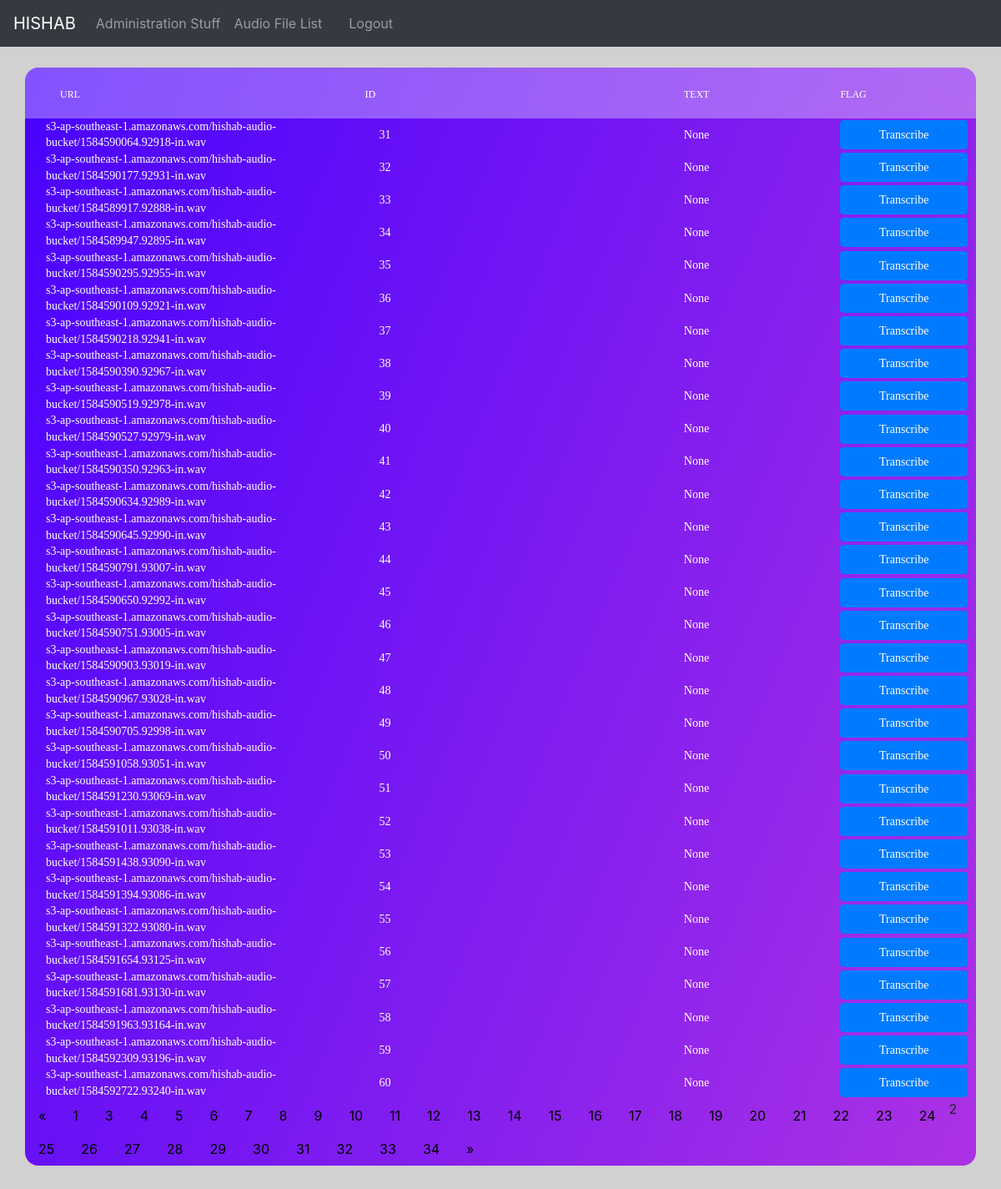
Page /list/?page=2 (signed in) on the committed database.
### myapp/models.py (models this page shows, shortened)
class TransWalk(models.Model):
    ASRid = models.AutoField(primary_key=True)
    Audio_File_Link = models.CharField(max_length=200, help_text='Audio Links', null=True, blank=True)
    audio_duration = models.BigIntegerField(blank=True, null=True)
    ASR_text = models.TextField(help_text='ASR Output', null=True, blank=True)
    Transcripted_Text = models.TextField(help_text='Most Recent Transcripted Text', null=True, blank=True)
    IsOpenFlag = models.BooleanField(default=False, null=True, blank=True)
    Updated_At = models.DateTimeField(auto_now_add=True, null=True, blank=True)
    Trans_Counter = models.IntegerField(default=0, null=True, blank=True)
    Transcribers_Checked = models.CharField(max_length=200, help_text='Usernames of the transcribers Who checked the specific audio', null=True, blank=True)
    click_timestamp = models.DateTimeField(auto_now_add=True, null=True, blank=True)
    caller_phone_number = models.CharField(max_length=15, help_text='Caller Phone Nyumber', null=True, blank=True)

### myapp/views.py (the view)
# urls.py: path('list/', views.audioList, name='list'),
def audioList(request):
    if request.user.is_authenticated:
        Max_timeout = 1800
        time = datetime.now()
        timestamp = datetime.timestamp(time)
        global test_counter
        test_counter = 3
        all_Items_list = TransWalk.objects.all()[:1000]
        for things in all_Items_list:
            if things.click_timestamp is not None:
                thingstimestamp = datetime.timestamp(things.click_timestamp)
                if (timestamp-thingstimestamp)>Max_timeout:
                    things.IsOpenFlag= False
                    things.save()
        paginator = Paginator(all_Items_list, 30)
        page_number = request.GET.get('page')
        page_obj = paginator.get_page(page_number)
        context = {
                    'all_items' : page_obj,
                    'test_counter' : test_counter
                  }
        return render(request, 'list.html', context)
    else:
        return redirect("login")

### templates/list.html (shortened to what this page needs)
{% extends 'base.html' %}
{% load static %}
{% block List_head %}
<link rel="stylesheet" type="text/css" href="{% static 'myapp/List/vendor/bootstrap/css/bootstrap.min.css' %}">
<link rel="stylesheet" type="text/css" href="{% static 'myapp/List/fonts/font-awesome-4.7.0/css/font-awesome.min.css' %}">
<link rel="stylesheet" type="text/css" href="{% static 'myapp/List/vendor/animate/animate.css' %}">
<link rel="stylesheet" type="text/css" href="{% static 'myapp/List/vendor/select2/select2.min.css' %}">
<link rel="stylesheet" type="text/css" href="{% static 'myapp/List/vendor/perfect-scrollbar/perfect-scrollbar.css' %}">
<link rel="stylesheet" type="text/css" href="{% static 'myapp/List/css/util.css' %}">
<link rel="stylesheet" type="text/css" href="{% static 'myapp/List/css/main.css' %}">
    {% endblock %}
{% block list %}
<br><br>
    {% if all_items %}
        <div class="limiter">
          <div class="container-table100">
            <div class="wrap-table100">
              <div class="table100 ver6 m-b-110">
                <table data-vertable="ver6">
                  <thead>
                    <tr class="row100 head">
                      <th class="column100 column1" data-column="column1">URL</th>
                      <th class="column100 column2" data-column="column2">ID</th>
                      <th class="column100 column3" data-column="column3">TEXT</th>
                      <th class="column100 column4" data-column="column4">FLAG</th>
                    </tr>
                  </thead>
                  <tbody>
                    {% for things in all_items %}
                      {% if not user.get_username in things.Transcribers_Checked %}
                        {% if things.Trans_Counter < test_counter %}
                          {% if things.IsOpenFlag == True %}
                            <tr class="row100">
                              <td class="column100 column2" data-column="column2">{{things.Audio_File_Link}}</td>
                              <td class="column100 column1" data-column="column1">{{things.ASRid}}</td>
                              <td class="column100 column3" data-column="column3">{{things.Transcripted_Text}}</td>
                              <td class="column100 column4" data-column="column4"><button type="button" style="font-size : 70%; width: 100%; height: 40px;" class="btn btn-danger">In Progress</button></td>
                            </tr>
                          {% elif things.IsOpenFlag == False %}
                            <tr>
                              <td class="column100 column2" data-column="column2">{{things.Audio_File_Link}}</td>
                              <td class="column100 column1" data-column="column1">{{things.ASRid}}</td>
                              <td class="column100 column3" data-column="column3">{{ things.Transcripted_Text }}</td>
                              <td class="column100 column4" data-column="column4"><a href="{% url 'transcribe' things.ASRid %}"><button type="button" style="font-size : 100%; width: 100%; height: 30%;" class="btn btn-primary">Transcribe</button></a></td>
                            </tr>
                          {% endif %}
                        {% endif %}
                      {% endif %}
                    {% endfor %}
                  </tbody>
                </table>
                {% if all_items.has_other_pages %}
                <ul class="pagination">
                    {% if all_items.has_previous %}
                      <li><a href="?page={{ all_items.previous_page_number }}">&laquo;</a></li>
                    {% else %}
                      <li class="disabled"><span>&laquo;</span></li>
                    {% endif %}
                    {% for i in all_items.paginator.page_range %}
                      {% if all_items.number == i %}
                        <li class="active"><span>{{ i }} <span class="sr-only">(current)</span></span></li>
                      {% else %}
                        <li><a href="?page={{ i }}">{{ i }}</a></li>
                      {% endif %}
                    {% endfor %}
                    {% if all_items.has_next %}
                      <li><a href="?page={{ all_items.next_page_number }}">&raquo;</a></li>
                    {% else %}
                      <li class="disabled"><span>&raquo;</span></li>
                    {% endif %}
                </ul>
                {% endif %}
              </div>
            </div>
          </div>
        </div>
    {% endif %}
{% endblock %}

### static/myapp/List/css/main.css (style rules this page uses)
* { margin: 0px; padding: 0px; box-sizing: border-box; }
body, html { height: 100%; font-family: sans-serif; }
a { margin: 0px; transition: all 0.4s; -webkit-transition: all 0.4s; -o-transition: all 0.4s; -moz-transition: all 0.4s; }
ul, li { margin: 0px; list-style-type: none; }
button { outline: none !important; border: none; background: transparent; }
.limiter { width: 100%; margin: 0 auto; }
.container-table100 { width: 100%; min-height: 100vh; background: #d1d1d1; display: -webkit-box; display: -webkit-flex; display: -moz-box; display: -ms-flexbox; display: flex; align-items: center; justify-content: center; flex-wrap: wrap; padding: 33px 30px; }
.wrap-table100 { width: 1300px; }
table { width: 100%; background-color: #fff; }
th, td { font-weight: unset; padding-right: 10px; }
.column100 { width: 130px; padding-left: 25px; }
.column100.column1 { width: 265px; padding-left: 42px; }
.row100.head th { padding-top: 24px; padding-bottom: 20px; }
.table100.ver6 { border-radius: 16px; overflow: hidden; background: #7918f2; background: -webkit-linear-gradient(-68deg, #ac32e4 , #4801ff); background: -o-linear-gradient(-68deg, #ac32e4 , #4801ff); background: -moz-linear-gradient(-68deg, #ac32e4 , #4801ff); background: linear-gradient(-68deg, #ac32e4 , #4801ff); }
.table100.ver6 table { background-color: transparent; }
.table100.ver6 td { font-family: Montserrat-Regular; font-size: 14px; color: #fff; line-height: 1.4; }
.table100.ver6 th { font-family: Montserrat-Medium; font-size: 12px; color: #fff; line-height: 1.4; text-transform: uppercase; background-color: rgba(255,255,255,0.32); }

### templates/list.html (style rules this page uses)
ul.pagination { display: inline-block; padding: 0; margin: 0; }
ul.pagination li { display: inline; }
ul.pagination li a { color: black; float: left; padding: 8px 16px; text-decoration: none; }

### rows in the picture
TransWalk: Audio_File_Link "s3-ap-southeast-1.amazonaws.com/hishab-audio-bucket/1584590064.92918-in.wav", ASRid "31", Transcripted_Text "None"
TransWalk: Audio_File_Link "s3-ap-southeast-1.amazonaws.com/hishab-audio-bucket/1584590177.92931-in.wav", ASRid "32", Transcripted_Text "None"
TransWalk: Audio_File_Link "s3-ap-southeast-1.amazonaws.com/hishab-audio-bucket/1584589917.92888-in.wav", ASRid "33", Transcripted_Text "None"
TransWalk: Audio_File_Link "s3-ap-southeast-1.amazonaws.com/hishab-audio-bucket/1584589947.92895-in.wav", ASRid "34", Transcripted_Text "None"
TransWalk: Audio_File_Link "s3-ap-southeast-1.amazonaws.com/hishab-audio-bucket/1584590295.92955-in.wav", ASRid "35", Transcripted_Text "None"
TransWalk: Audio_File_Link "s3-ap-southeast-1.amazonaws.com/hishab-audio-bucket/1584590109.92921-in.wav", ASRid "36", Transcripted_Text "None"
TransWalk: Audio_File_Link "s3-ap-southeast-1.amazonaws.com/hishab-audio-bucket/1584590218.92941-in.wav", ASRid "37", Transcripted_Text "None"
TransWalk: Audio_File_Link "s3-ap-southeast-1.amazonaws.com/hishab-audio-bucket/1584590390.92967-in.wav", ASRid "38", Transcripted_Text "None"
TransWalk: Audio_File_Link "s3-ap-southeast-1.amazonaws.com/hishab-audio-bucket/1584590519.92978-in.wav", ASRid "39", Transcripted_Text "None"
TransWalk: Audio_File_Link "s3-ap-southeast-1.amazonaws.com/hishab-audio-bucket/1584590527.92979-in.wav", ASRid "40", Transcripted_Text "None"
TransWalk: Audio_File_Link "s3-ap-southeast-1.amazonaws.com/hishab-audio-bucket/1584590350.92963-in.wav", ASRid "41", Transcripted_Text "None"
TransWalk: Audio_File_Link "s3-ap-southeast-1.amazonaws.com/hishab-audio-bucket/1584590634.92989-in.wav", ASRid "42", Transcripted_Text "None"
TransWalk: Audio_File_Link "s3-ap-southeast-1.amazonaws.com/hishab-audio-bucket/1584590645.92990-in.wav", ASRid "43", Transcripted_Text "None"
TransWalk: Audio_File_Link "s3-ap-southeast-1.amazonaws.com/hishab-audio-bucket/1584590791.93007-in.wav", ASRid "44", Transcripted_Text "None"
TransWalk: Audio_File_Link "s3-ap-southeast-1.amazonaws.com/hishab-audio-bucket/1584590650.92992-in.wav", ASRid "45", Transcripted_Text "None"
TransWalk: Audio_File_Link "s3-ap-southeast-1.amazonaws.com/hishab-audio-bucket/1584590751.93005-in.wav", ASRid "46", Transcripted_Text "None"
TransWalk: Audio_File_Link "s3-ap-southeast-1.amazonaws.com/hishab-audio-bucket/1584590903.93019-in.wav", ASRid "47", Transcripted_Text "None"
TransWalk: Audio_File_Link "s3-ap-southeast-1.amazonaws.com/hishab-audio-bucket/1584590967.93028-in.wav", ASRid "48", Transcripted_Text "None"
TransWalk: Audio_File_Link "s3-ap-southeast-1.amazonaws.com/hishab-audio-bucket/1584590705.92998-in.wav", ASRid "49", Transcripted_Text "None"
TransWalk: Audio_File_Link "s3-ap-southeast-1.amazonaws.com/hishab-audio-bucket/1584591058.93051-in.wav", ASRid "50", Transcripted_Text "None"
TransWalk: Audio_File_Link "s3-ap-southeast-1.amazonaws.com/hishab-audio-bucket/1584591230.93069-in.wav", ASRid "51", Transcripted_Text "None"
TransWalk: Audio_File_Link "s3-ap-southeast-1.amazonaws.com/hishab-audio-bucket/1584591011.93038-in.wav", ASRid "52", Transcripted_Text "None"
TransWalk: Audio_File_Link "s3-ap-southeast-1.amazonaws.com/hishab-audio-bucket/1584591438.93090-in.wav", ASRid "53", Transcripted_Text "None"
TransWalk: Audio_File_Link "s3-ap-southeast-1.amazonaws.com/hishab-audio-bucket/1584591394.93086-in.wav", ASRid "54", Transcripted_Text "None"
TransWalk: Audio_File_Link "s3-ap-southeast-1.amazonaws.com/hishab-audio-bucket/1584591322.93080-in.wav", ASRid "55", Transcripted_Text "None"
TransWalk: Audio_File_Link "s3-ap-southeast-1.amazonaws.com/hishab-audio-bucket/1584591654.93125-in.wav", ASRid "56", Transcripted_Text "None"
TransWalk: Audio_File_Link "s3-ap-southeast-1.amazonaws.com/hishab-audio-bucket/1584591681.93130-in.wav", ASRid "57", Transcripted_Text "None"
TransWalk: Audio_File_Link "s3-ap-southeast-1.amazonaws.com/hishab-audio-bucket/1584591963.93164-in.wav", ASRid "58", Transcripted_Text "None"
TransWalk: Audio_File_Link "s3-ap-southeast-1.amazonaws.com/hishab-audio-bucket/1584592309.93196-in.wav", ASRid "59", Transcripted_Text "None"
TransWalk: Audio_File_Link "s3-ap-southeast-1.amazonaws.com/hishab-audio-bucket/1584592722.93240-in.wav", ASRid "60", Transcripted_Text "None"

### other values in the picture
{{ i }} "1" "3" "4" "5" "6" "7" "8" "9" "10" "11" "12" "13" "14" "15" "16" "17" "18" "19" "20" "21" "22" "23" "24" "25" "26" "27" "28" "29" "30" "31" "32" "33" "34"
{{ i }} "2"
